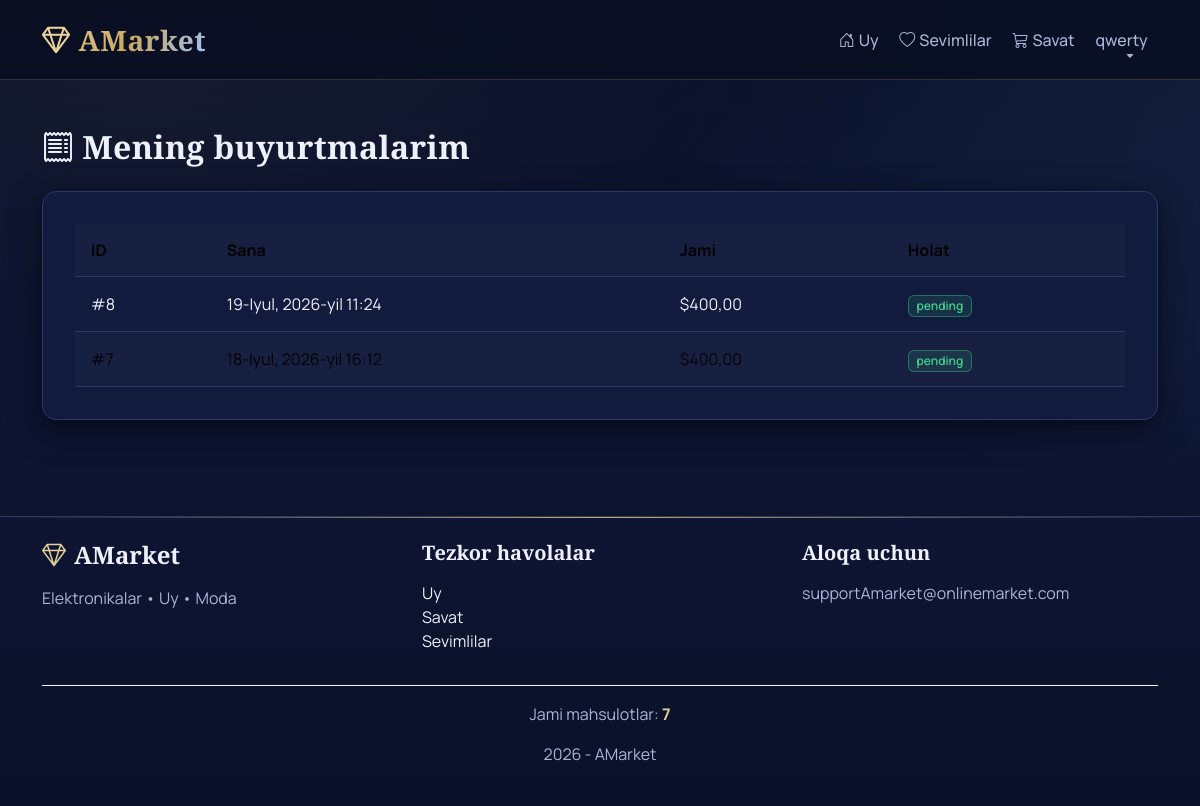
/orders/history/ (signed in), run on an earlier commit of the app's database.
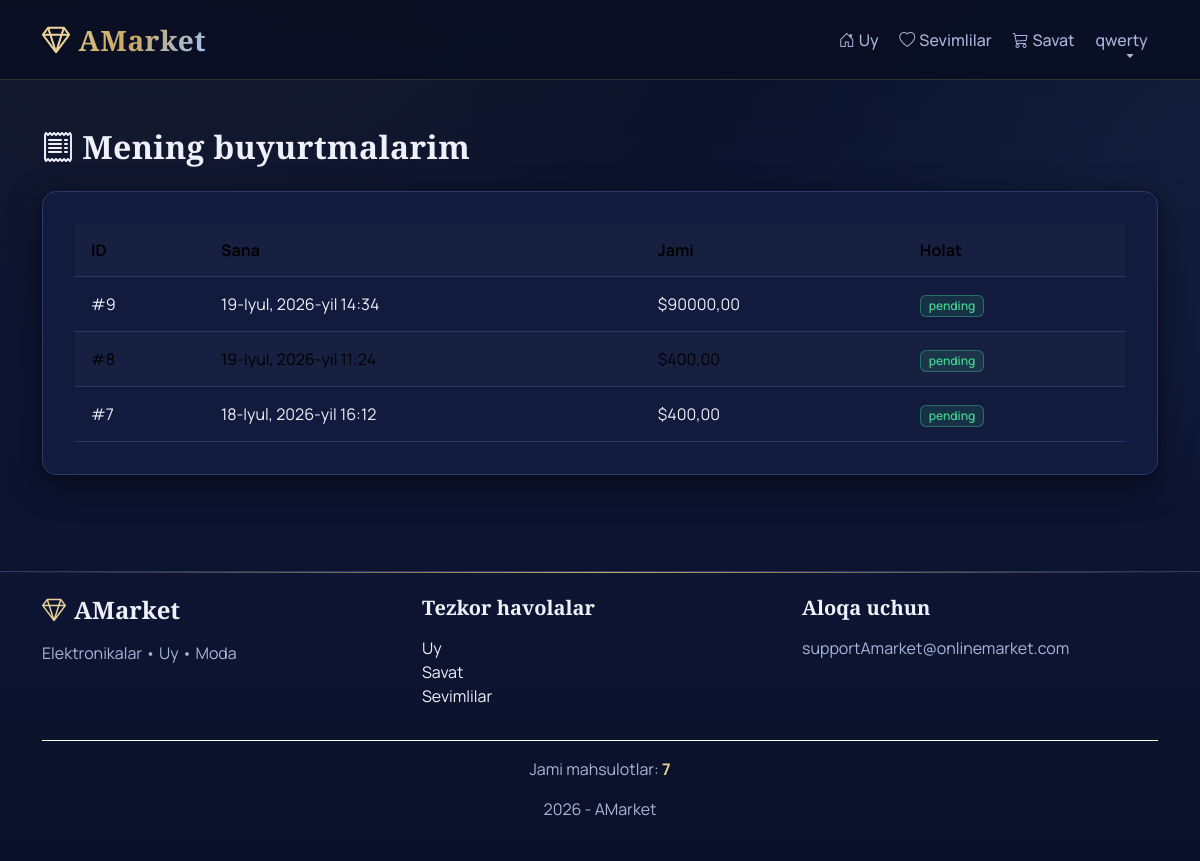
And on a later commit of the database.
### orders/models.py (models this page shows, shortened)
class Order(models.Model):
    STATUS = (
        ("pending", "Pending"),
        ("processing", "Processing"),
        ("completed", "Completed"),
    )
    user = models.ForeignKey(User, on_delete=models.CASCADE)
    created_at = models.DateTimeField(auto_now_add=True)
    total_price = models.DecimalField(max_digits=12, decimal_places=2, default=0)
    status = models.CharField(max_length=20, choices=STATUS, default="pending")

### orders/views.py (the view)
# urls.py: path("history/", views.order_history, name="order_history"),
@login_required
def order_history(request):
    orders = Order.objects.filter(
        user=request.user
    ).order_by("-created_at")
    return render(
        request,
        "orders/history.html",
        {
            "orders": orders
        }
    )

### products/templatetags/site_tags.py (called while the page is built)
@register.simple_tag
def current_year():
    return now().year

@register.simple_tag
def product_count():
    return Product.objects.count()

### templates/orders/history.html
{% extends 'base.html' %}
{% block content %}
<div class="container mt-5 mb-5">
<h2 class="mb-4"><i class="bi bi-receipt me-2"></i>Mening buyurtmalarim</h2>
<div class="premium-card table-responsive">
<table class="table table-striped mb-0">
<tr>
    <th>ID</th>
    <th>Sana</th>
    <th>Jami</th>
    <th>Holat</th>
</tr>
{% for order in orders %}
<tr>
<td>#{{ order.id }}</td>
<td>{{ order.created_at }}</td>
<td>${{ order.total_price }}</td>
<td>
<span class="badge bg-success">
{{ order.status }}
</span>
</td>
</tr>
{% empty %}
<tr>
<td colspan="4" class="text-center">
Hali buyurtma yo'q.
</td>
</tr>
{% endfor %}
</table>
</div>
</div>
{% endblock %}

### templates/base.html (shortened to what this page needs)
{% load static %}
{% load site_tags %}
<!DOCTYPE html>
<html lang="en">
<head>
<link href="https://cdn.jsdelivr.net/npm/bootstrap@5.3.7/dist/css/bootstrap.min.css" rel="stylesheet">
<link rel="stylesheet"
href="https://cdn.jsdelivr.net/npm/bootstrap-icons@1.11.3/font/bootstrap-icons.min.css">
<link rel="stylesheet"
href="{% static 'css/style.css' %}">
</head>
<body>
<nav class="navbar navbar-expand-lg navbar-dark custom-navbar">
<div class="container">
<a class="navbar-brand fw-bold fs-3" href="/">
<i class="bi bi-gem me-2"></i>AMarket
</a>
<div class="collapse navbar-collapse" id="navbarNav">
<ul class="navbar-nav ms-auto align-items-center">
<li class="nav-item">
<a class="nav-link" href="{% url 'product_list' %}">
<i class="bi bi-house-door me-1"></i>Uy
</a>
</li>
<li class="nav-item">
<a class="nav-link" href="{% url 'wishlist' %}">
<i class="bi bi-heart me-1"></i>Sevimlilar
</a>
</li>
<li class="nav-item">
<a class="nav-link" href="{% url 'cart' %}">
<i class="bi bi-cart3 me-1"></i>Savat
</a>
</li>
{% if user.is_authenticated %}
<li class="nav-item dropdown">
<a class="nav-link dropdown-toggle"
data-bs-toggle="dropdown">
{{ user.username }}
</a>
</li>
{% endif %}
</ul>
</div>
</div>
</nav>
<main class="page-content">
{% block content %}
{% endblock %}
</main>
<footer class="site-footer mt-5">
    <div class="container py-4">
        <div class="row">
            <div class="col-md-4">
                <h4><i class="bi bi-gem me-2"></i>AMarket</h4>
                <p>Elektronikalar • Uy • Moda</p>
            </div>
            <div class="col-md-4">
                <h5>Tezkor havolalar</h5>
                <ul class="list-unstyled">
                    <li>
                        <a href="{% url 'product_list' %}" class="text-white text-decoration-none">
                            Uy
                        </a>
                    </li>
                    <li>
                    <a href="{% url 'cart' %}"
                    class="text-white text-decoration-none">
                    Savat
                    </a>
                    </li>
                    <li>
                    <a href="{% url 'wishlist' %}"
                    class="text-white text-decoration-none">
                    Sevimlilar
                    </a>
                    </li>
                </ul>
            </div>
            <div class="col-md-4">
                <h5>Aloqa uchun</h5>
                <p>supportAmarket@onlinemarket.com</p>
            </div>
        </div>
        <hr class="border-light">
        <div class="text-center">
            <p>
                Jami mahsulotlar:
                <strong>{% product_count %}</strong>
            </p>
            <p>
                {% current_year %} - AMarket
            </p>
        </div>
    </div>
</footer>
</body>
</html>

What changed in the data, as far as the page shows it:
added Order: id "9", created_at "19-Iyul, 2026-yil 14:34", total_price "90000,00", status "pending"
